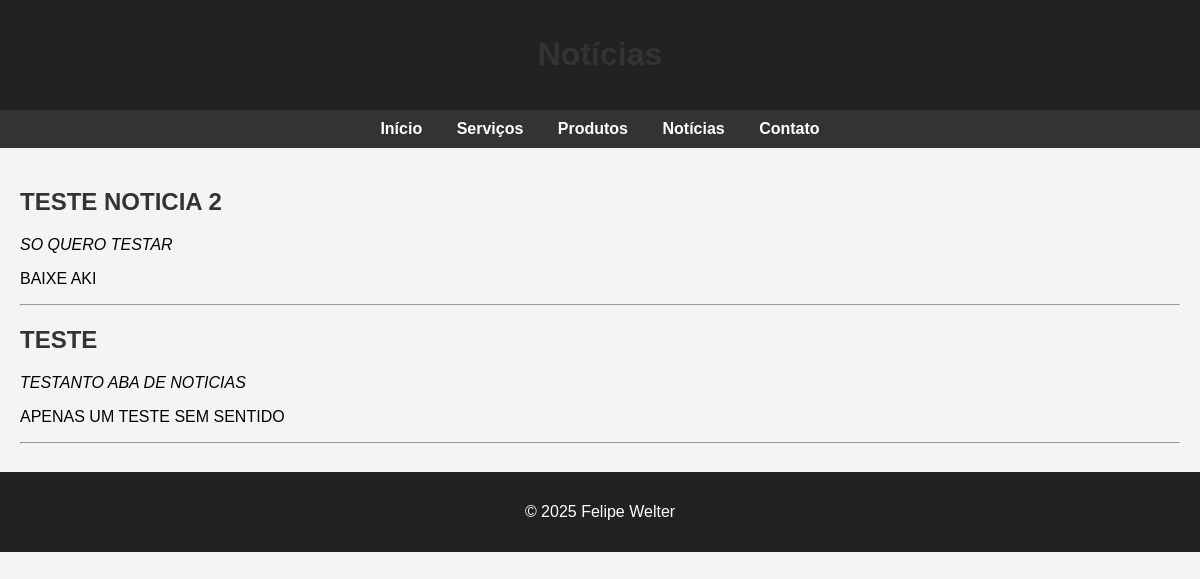
The app's page /news, older data.
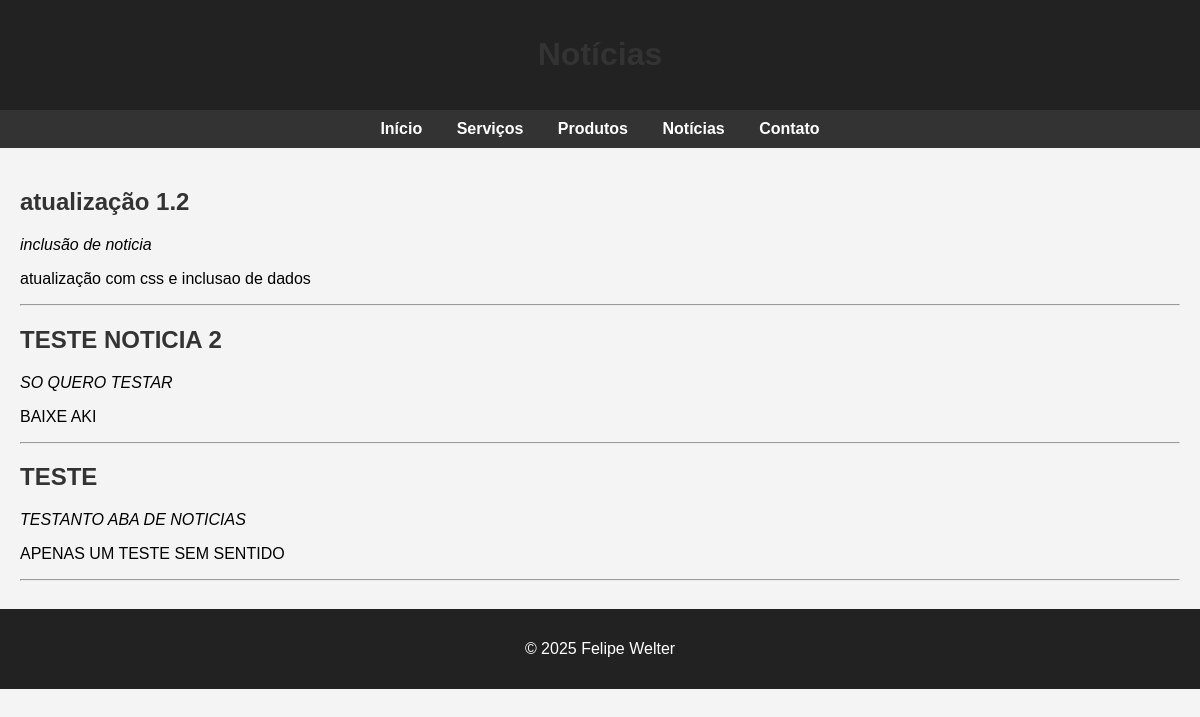
The same page, newer data.
### app/models.py (models this page shows)
class Noticia(db.Model):
    id = db.Column(db.Integer, primary_key=True)
    titulo = db.Column(db.String(100), nullable=False)
    resumo = db.Column(db.String(200), nullable=False)
    conteudo = db.Column(db.Text, nullable=False)
    data_publicacao = db.Column(db.DateTime, default=datetime.utcnow)

### app/routes.py (the view)
@main.route('/news')
def news():
    noticias = Noticia.query.order_by(Noticia.data_publicacao.desc()).all()
    return render_template('news.html', noticias=noticias)

### app/templates/news.html (shortened to what this page needs)
<!DOCTYPE html>
<html lang="pt-br">
<head>
</head>
<body>
  <header>
    <h1>Notícias</h1>
  </header>
  <nav>
    <a href="{{ url_for('main.home') }}">Início</a>
    <a href="{{ url_for('main.services') }}">Serviços</a>
    <a href="{{ url_for('main.products') }}">Produtos</a>
    <a href="{{ url_for('main.news') }}">Notícias</a>
    <a href="{{ url_for('main.contact') }}">Contato</a>
  </nav>
  <div class="container">
    {% for noticia in noticias %}
    <article>
      <h2>{{ noticia.titulo }}</h2>
      <p><em>{{ noticia.resumo }}</em></p>
      <p>{{ noticia.conteudo }}</p>
      <hr>
    </article>
    {% endfor %}
  </div>
  <footer>
    <p>&copy; 2025 Felipe Welter</p>
  </footer>
</body>
</html>

Row changes from the older to the newer data that the page shows:
added Noticia: titulo "atualização 1.2", resumo "inclusão de noticia", conteudo "atualização com css e inclusao de dados"
